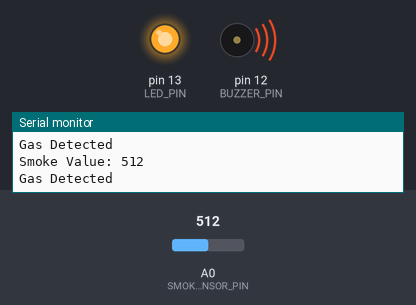
Recording of a sketch running on a simulated Arduino Uno, built with avr-gcc and run on an emulated ATmega328P. Parts: output pins drawn as LEDs (lit = HIGH), buzzer (waves = sounding, pin HIGH), the last lines printed to the serial monitor. The inputs (shaded band) are chosen by the test bench; at power-on: A0 (SMOKE_SENSOR_PIN) = 512.

Above: at 5.7 s.
5.8 s: A0 (SMOKE_SENSOR_PIN) set to 29
10.9 s: A0 (SMOKE_SENSOR_PIN) set to 22
At 15.5 s:
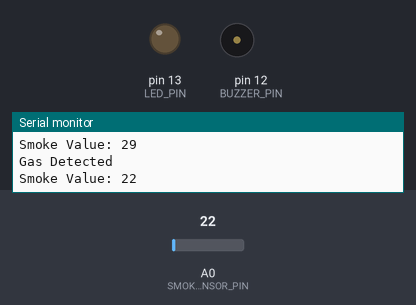
16.0 s: A0 (SMOKE_SENSOR_PIN) set to 122
At 20.3 s:
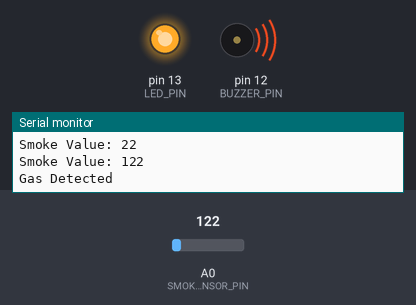
21.1 s: A0 (SMOKE_SENSOR_PIN) set to 15
At 26.3 s:
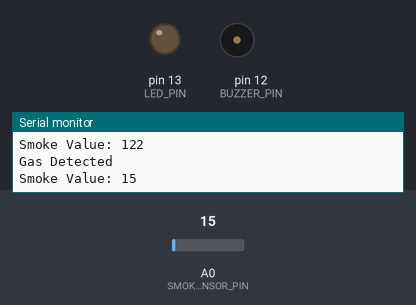
Timing chart, 0 to 27.2 s (numbered marks = the images above; inputs shaded):
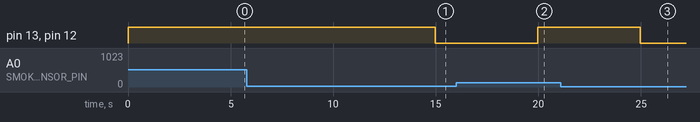

Measured:
- the behaviour switches between 26 and 25 on A0 (SMOKE_SENSOR_PIN) (found by bisection; images 0 and 1)
- after the input at 10.9 s, pin 13 (LED_PIN), pin 12 (BUZZER_PIN): HIGH → LOW after 4.1 s
- after the input at 16.0 s, pin 13 (LED_PIN), pin 12 (BUZZER_PIN): LOW → HIGH after 4.0 s
- after the input at 21.1 s, pin 13 (LED_PIN), pin 12 (BUZZER_PIN): HIGH → LOW after 3.9 s

The sketch:

RTOS.ino
```cpp
#include <Arduino_FreeRTOS.h>
#include <semphr.h>

// Define pins for smoke sensor, LED, and buzzer
#define SMOKE_SENSOR_PIN A0
#define LED_PIN 13
#define BUZZER_PIN 12

// Define thresholds
#define SMOKE_THRESHOLD 25

// Define task stack size
#define STACK_SIZE 128

// Task handles
TaskHandle_t taskHandle;

// Semaphore to protect shared resources
SemaphoreHandle_t sensorSemaphore;

// Function prototypes
void smokeSensorTask(void *pvParameters);

void setup() {
  Serial.begin(9600);

  // Initialize semaphore
  sensorSemaphore = xSemaphoreCreateMutex();

  // Create smoke sensor task
  xTaskCreate(smokeSensorTask, "SmokeSensorTask", STACK_SIZE, NULL, 1, &taskHandle);
}

void loop() {
  // Nothing to do here, tasks are running
}

void smokeSensorTask(void *pvParameters) {
  (void) pvParameters;

  pinMode(SMOKE_SENSOR_PIN, INPUT);
  pinMode(LED_PIN, OUTPUT);
  pinMode(BUZZER_PIN, OUTPUT);

  while (true) {
    // Read smoke sensor value
    int smokeValue = analogRead(SMOKE_SENSOR_PIN);

    // Acquire semaphore to protect shared resources
    if (xSemaphoreTake(sensorSemaphore, (TickType_t)10) == pdTRUE) {
      // Display smoke value every 5 seconds
      Serial.print("Smoke Value: ");
      Serial.println(smokeValue);

      // Release semaphore
      xSemaphoreGive(sensorSemaphore);
    }

    // Check if smoke value is above threshold
    if (smokeValue > SMOKE_THRESHOLD) {
      digitalWrite(LED_PIN, HIGH); // Turn on LED
      digitalWrite(BUZZER_PIN, HIGH); // Turn on buzzer
      if (xSemaphoreTake(sensorSemaphore, (TickType_t)10) == pdTRUE) {
        Serial.println("Gas Detected"); // Print gas detection message
        xSemaphoreGive(sensorSemaphore);
      }
    } else {
      digitalWrite(LED_PIN, LOW); // Turn off LED
      digitalWrite(BUZZER_PIN, LOW); // Turn off buzzer
    }

    // Wait for 5 seconds
    vTaskDelay(pdMS_TO_TICKS(5000));
  }
}
```
